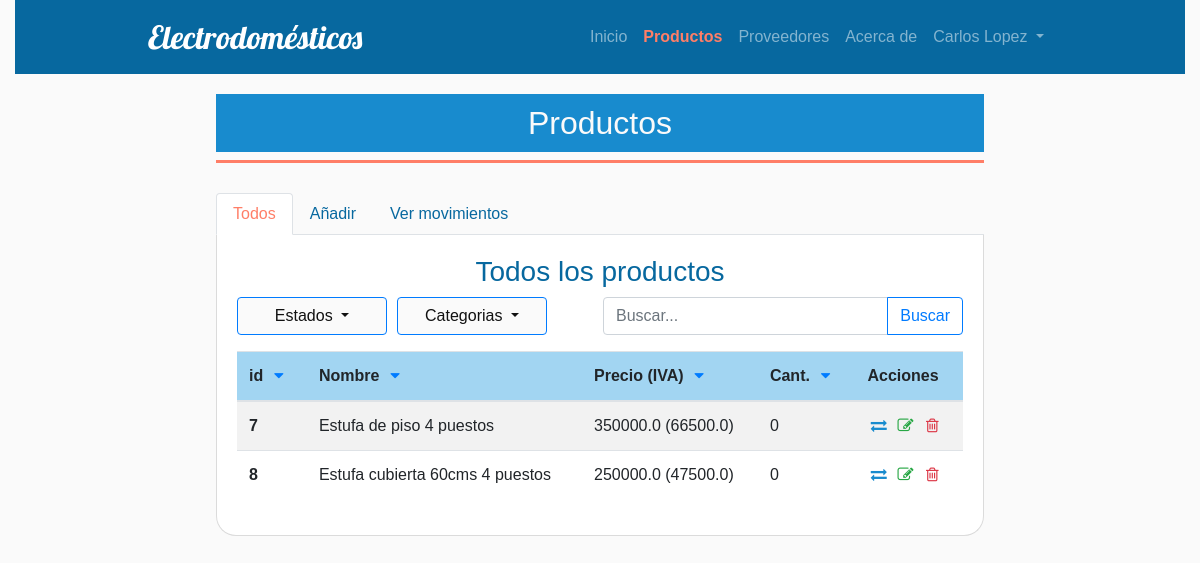
The app's page /productos?categoria=1 (signed in) with its own data.
### app/models.py (models this page shows, shortened)
class Usuario(db.Model, UserMixin):
    __tablename__ = "usuarios"
    id = db.Column(db.Integer, primary_key=True)
    nombre = db.Column(db.String(50), nullable=False)
    apellido = db.Column(db.String(50), nullable=False)
    correo = db.Column(db.String(100), unique=True, nullable=False)
    contrasena = db.Column(db.String(94), nullable=False)
    rol = db.Column(db.String(5), default='user')
    created_at = db.Column(db.DateTime(), default=datetime.datetime.now())
    movimientos = db.relationship('Movimiento', lazy='dynamic')
    @property
    def password(self):
        pass
    def __str__(self):
        return f"{self.nombre} {self.apellido}"
    @classmethod
    def get_by_id(cls, id):
        return Usuario.query.filter_by(id=id).first()

class Producto(db.Model):
    __tablename__ = "productos"
    id = db.Column(db.Integer, primary_key=True)
    nombre = db.Column(db.String(50), nullable=False)
    descripcion = db.Column(db.Text())
    precio = db.Column(db.Float, nullable=False)
    cantidad = db.Column(db.Integer, nullable=True, default=0)
    iva = db.Column(db.Boolean, nullable=False)
    created_at = db.Column(db.DateTime(), default=datetime.datetime.now())
    categoria_id = db.Column(db.Integer, db.ForeignKey('categorias.id'))
    estado_id = db.Column(db.Integer, db.ForeignKey('estados.id'))
    proveedor_id = db.Column(db.Integer, db.ForeignKey('proveedores.id'))
    movimientos = db.relationship('Movimiento', lazy='dynamic')
    valor_iva = 0.19
    @classmethod
    def get_all(cls):
        return Producto.query.all()

### app/views.py (the view, shortened to what this page needs)
@page.route('/productos', methods=['GET', 'POST'])
@login_required
def productos():
    if request.args.get('panel'):
        if request.args.get('panel') == 'añadir':
            panel = 'añadir'
    else:
        panel = 'todos'
    productos = Producto.get_all()
    proveedores = Proveedor.get_all()
    providers = []
    categorias = Categoria.get_all()
    categories = []
    estados = Estado.get_all()
    status = []
    if request.args.get('estado'):
        for estado in estados:
            if estado.id == int(request.args.get('estado')):
                print(estado.id)
                productos = estado.productos
    if request.args.get('categoria'):
        for categoria in categorias:
            if categoria.id == int(request.args.get('categoria')):
                productos = categoria.productos
    for proveedor in proveedores:
        providers.append((proveedor.id, proveedor.nombre))
    for categoria in categorias:
        categories.append((categoria.id, categoria.nombre))
    for estado in estados:
        status.append((estado.id, estado.nombre))
    form = ProductForm(request.form)
    form.providers = providers
    form.categories = categories
    form.status = status
    return render_template('producto/index.html', title='Productos', productos_active='item-active',
                            productos=productos, form=form, panel=panel, categorias=categorias, estados=estados)

### app/forms.py (called while the page is built)
    @providers.setter
    def providers(self, providers):
        self.proveedor.choices = providers

    @categories.setter
    def categories(self, categories):
        self.categoria.choices = categories

    @status.setter
    def status(self, status):
        self.estado.choices = status

### app/models.py (called while the page is built)
    @classmethod
    def get_all(cls):
        return Categoria.query.all()

    @classmethod
    def get_all(cls):
        return Estado.query.all()

    @classmethod
    def get_all(cls):
        return Proveedor.query.all()

### app/views.py (called while the page is built)
@login_manager.user_loader
def load_user(id):
    return Usuario.get_by_id(id)

### app/templates/producto/index.html (shortened to what this page needs)
{% from 'helpers/_forms.html' import render_field %}
{% extends 'layout.html' %}
{% block main_content %}
<div class="container-box">
    <a href="{{ url_for('page.productos') }}"><h2 class="text-center">Productos</h2></a>
    <div class="divisor-line orange"></div>
    <nav>
        <div class="nav nav-tabs" id="nav-tab" role="tablist">
            {%if panel != 'añadir' %}
            <a class="nav-item nav-link active" id="nav-home-tab" data-toggle="tab" href="#nav-home" role="tab"
                aria-controls="nav-home" aria-selected="true">Todos</a>
            <a class="nav-item nav-link" id="nav-profile-tab" data-toggle="tab" href="#nav-profile" role="tab"
                aria-controls="nav-profile" aria-selected="false">Añadir</a>
            {% endif %}
            <a class="nav-item nav-link" id="nav-movements-tab" data-toggle="" href="{{ url_for('page.movimientos') }}"
                aria-controls="nav-movements" aria-selected="false">Ver movimientos</a>
        </div>
    </nav>
    <div class="tab-content" id="nav-tabContent">
        {% if panel and panel != 'añadir' %}
        <div class="tab-pane fade show active" id="nav-home" role="tabpanel" aria-labelledby="nav-general-tab">
        {% else %}
        <div class="tab-pane fade" id="nav-home" role="tabpanel" aria-labelledby="nav-general-tab">
        {% endif %}
            <div class="nav-content">
                <h3 class="text-center">Todos los productos</h3>
                    <div class="dropdown show">
                        <a class="btn btn-outline-primary dropdown-toggle filter" href="#" role="button" id="dropdownMenuLink"
                            data-toggle="dropdown" aria-haspopup="true" aria-expanded="false">
                            Estados
                        </a>
                    </div>
                    <div class="dropdown show">
                        <a class="btn btn-outline-primary dropdown-toggle filter" href="#" role="button" id="dropdownMenuLink" data-toggle="dropdown"
                            aria-haspopup="true" aria-expanded="false">
                            Categorias
                        </a>
                    </div>
                <form method="POST" name="search-form">
                    <div class="input-group mb-3">
                        <input type="search" class="form-control" name="buscar" placeholder="Buscar..." aria-label="Buscar..."
                            aria-describedby="button-addon2">
                        <div class="input-group-append">
                            <input class="btn btn-outline-primary" type="submit" id="button-addon2" value="Buscar">
                        </div>
                    </div>
                </form>
                <div class="table-responsive">
                    <table class="table table-striped">
                        <thead class="thead-color">
                            <tr>
                                <th scope="col">id <a href="" class="icon-down-dir"></a></th>
                                <th scope="col">Nombre <a href="" class="icon-down-dir"></a></th>
                                <th scope="col">Precio (IVA) <a href="" class="icon-down-dir"></a></th>
                                <th scope="col">Cant. <a href="" class="icon-down-dir"></a></th>
                                <th scope="col">Acciones</th>
                            </tr>
                        </thead>
                        <tbody>
                            {% for producto in productos %}
                            {% if producto.estado_id == 1 %}
                            <tr>
                            {% else %}
                            <tr class="table-row-deactivate">
                            {% endif %}
                                <th scope="row">{{ producto.id }}</th>
                                <td class="popover-color"><a type="button" data-toggle="popover" title="Descripción" data-content="{{ producto.descripcion }}">{{ producto.nombre }}</a></td>
                                {% if producto.iva %}
                                <td>{{ producto.precio }} ({{ producto.precio*producto.valor_iva }})</td>
                                {% else %}
                                <td>{{ producto.precio }}</td>
                                {% endif %}
                                <td>{{ producto.cantidad}}</td>
                                <td>
                                    {% if producto.estado_id == 1 %}
                                    <a href="{{ url_for('page.add_movimiento', producto_id=producto.id) }}" data-toggle="tooltip" data-placement="top" title="Realizar un movimiento">
                                        <span class="icon-exchange"></span>
                                    </a>
                                    <a href="{{ url_for('page.editar_producto', producto_id=producto.id) }}" data-toggle="tooltip" data-placement="top" title="Editar producto">
                                        <span class="icon-edit text-success"></span>
                                    </a>
                                    <a href="{{ url_for('page.eliminar_producto', producto_id=producto.id) }}" data-toggle="tooltip" data-placement="top" title="Eliminar producto">
                                        <span class="icon-trash-empty text-danger"></span>
                                    </a>
                                    {% else %}
                                    <a href="{{ url_for('page.eliminar_producto', producto_id=producto.id) }}" data-toggle="tooltip" data-placement="top"
                                        title="Reactivar producto">
                                        <span class="icon-trash-empty text-success"></span>
                                    </a>
                                    {% endif %}
                                </td>
                            </tr>
                            {% endfor %}
                        </tbody>
                    </table>
                </div>
            </div>
        </div>
    </div>
</div>
{% endblock %}

### app/templates/layout.html (shortened to what this page needs)
<!DOCTYPE html>
<html lang="en">
<head>
    <link rel="stylesheet" href="{{ url_for('static', filename='css/fontello.css') }}">
    <link rel="stylesheet" href="{{ url_for('static', filename='css/bootstrap.min.css') }}" />
    <link rel="stylesheet" href="{{ url_for('static', filename='css/style.css') }}" />
</head>
<body>
    <div class="container-fluid">
        <div class="container-navbar">
            <nav class="navbar navbar-expand-lg navbar-dark bg-dark navbar-blue">
                <a class="navbar-brand" href="{{ url_for('page.index') }}">Electrodomésticos</a>
                <div class="collapse navbar-collapse" id="navbarSupportedContent">
                    <ul class="navbar-nav ml-auto">
                        <li class="nav-item {{ inicio_active }}">
                            <a class="nav-link" href="{{ url_for('page.index') }}">Inicio <span class="sr-only">(current)</span></a>
                        </li>
                        {% if current_user.is_authenticated %}
                        <li class="nav-item {{ productos_active }}">
                            <a class="nav-link" href="{{ url_for('page.productos') }}">Productos</a>
                        </li>
                        <li class="nav-item {{ proveedores_active }}">
                            <a class="nav-link" href="{{ url_for('page.proveedores') }}">Proveedores</a>
                        </li>
                        {% endif %}
                        <li class="nav-item {{ acerca_active }}">
                            <a class="nav-link" href="{{ url_for('page.index') }}#about" tabindex="-1" aria-disabled="true">Acerca de</a>
                        </li>
                        <li class="nav-item dropdown {{ usuario_active}}">
                            <a class="nav-link dropdown-toggle" href="#" id="navbarDropdown" role="button" data-toggle="dropdown"
                                aria-haspopup="true" aria-expanded="false">
                                {% if current_user.is_authenticated %}
                                    {{ current_user }}
                                {% else %}
                                    Cuenta
                                {% endif %}
                            </a>
                        </li>
                    </ul>
                </div>
            </nav>
        </div>
        <main>
            {% block main_content %}
            {% endblock %}
        </main>
    </div>
</body>
</html>

### app/static/css/style.css (style rules this page uses)
:root { --azul-oscuro: #07689F; --azul-oscuro-hover: #188bce; --azul-claro: #A2D5F2; --naranja-claro: #FF7E67; --naranja-oscuro: #d1391e; --blanco: #FAFAFA; --gris-hover: #dbdbdb; --gray-border: #b1b1b1; --negro: #111111; }
body { background-color: var(--blanco); font-family: sans-serif; font-size: 16px; color: var(--negro); }
.container-navbar { width: 100%; background-color: var(--azul-oscuro); }
.navbar { width: 100%; margin: 0 auto; }
.navbar-dark { background-color: var(--azul-oscuro) !important; }
.navbar-brand { font-family: 'Lobster', cursive; font-size: 1.75rem; }
.item-active .nav-link { font-weight: bold; color: var(--naranja-claro) !important; }
.divisor-line { width: 100%; height: 3px; background-color: var(--azul-oscuro); margin-top: 50px; }
.orange { background-color: var(--naranja-claro); margin-bottom: 30px; margin-top: 0; }
.container-box { max-width: 768px; margin: 20px auto; }
.container-box h2 { color: var(--blanco); background-color: var(--azul-oscuro-hover); padding: 10px; }
.nav-tabs a { color: var(--azul-oscuro); }
.nav-tabs .active { color: var(--naranja-claro) !important; }
.tab-content { background-color: white; padding: 20px; border: 1px solid var(--gris-hover); border-top: none; border-radius: 0px 0px 20px 20px; }
.nav-content h3 { color: var(--azul-oscuro); }
.thead-color { background-color: var(--azul-claro) !important; }
table span { color: var(--azul-oscuro-hover); }
.nav-content .filter { width: 50%; float: left; margin-bottom: 5px; background-color: var(--blanco) !important; color: var(--negro) !important; }
.input-group { width: 100%; max-width: 360px; float: right; }
@media (min-width: 481px) { .navbar-brand { font-size: 2rem; } }
@media (min-width: 481px) { .nav-content .filter { width: 150px; margin-right: 10px; } }
@media (min-width: 769px) { .navbar { width: 90%; } }
@media (min-width: 769px) { .nav-content { max-width: 768px; margin: 0 auto; } }
@media (min-width: 1025px) { .navbar { width: 80%; } }

### records on screen
Usuario: nombre+apellido "Carlos Lopez"
Producto: id "7", nombre "Estufa de piso 4 puestos", precio "350000.0", producto.precio*producto.valor_iva "66500.0", cantidad "0"
Producto: id "8", nombre "Estufa cubierta 60cms 4 puestos", precio "250000.0", producto.precio*producto.valor_iva "47500.0", cantidad "0"
